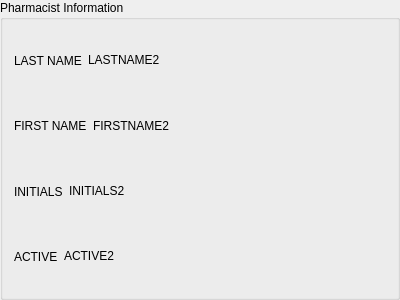
<?xml version="1.0" encoding="UTF-8"?>
<ui version="4.0">
 <class>PharmacistGroupBox</class>
 <widget class="QGroupBox" name="PharmacistGroupBox">
  <property name="geometry">
   <rect>
    <x>0</x>
    <y>0</y>
    <width>400</width>
    <height>300</height>
   </rect>
  </property>
  <property name="title">
   <string notr="true">Pharmacist Information</string>
  </property>
  <layout class="QVBoxLayout" name="verticalLayout">
   <item>
    <layout class="QHBoxLayout" name="horizontalLayout_7">
     <item>
      <widget class="QLabel" name="lastTitle">
       <property name="text">
        <string>LAST NAME</string>
       </property>
      </widget>
     </item>
     <item>
      <widget class="QLabel" name="lastLabel">
       <property name="text">
        <string notr="true">LASTNAME2</string>
       </property>
       <property name="textInteractionFlags">
        <set>Qt::LinksAccessibleByMouse|Qt::TextSelectableByMouse</set>
       </property>
      </widget>
     </item>
     <item>
      <spacer name="horizontalSpacer_7">
       <property name="orientation">
        <enum>Qt::Horizontal</enum>
       </property>
       <property name="sizeHint" stdset="0">
        <size>
         <width>40</width>
         <height>20</height>
        </size>
       </property>
      </spacer>
     </item>
    </layout>
   </item>
   <item>
    <layout class="QHBoxLayout" name="horizontalLayout_8">
     <item>
      <widget class="QLabel" name="firstTitle">
       <property name="text">
        <string>FIRST NAME</string>
       </property>
      </widget>
     </item>
     <item>
      <widget class="QLabel" name="firstLabel">
       <property name="text">
        <string notr="true">FIRSTNAME2</string>
       </property>
       <property name="textInteractionFlags">
        <set>Qt::LinksAccessibleByMouse|Qt::TextSelectableByMouse</set>
       </property>
      </widget>
     </item>
     <item>
      <spacer name="horizontalSpacer_8">
       <property name="orientation">
        <enum>Qt::Horizontal</enum>
       </property>
       <property name="sizeHint" stdset="0">
        <size>
         <width>40</width>
         <height>20</height>
        </size>
       </property>
      </spacer>
     </item>
    </layout>
   </item>
   <item>
    <layout class="QHBoxLayout" name="horizontalLayout_5">
     <item>
      <widget class="QLabel" name="initialsTitle">
       <property name="text">
        <string>INITIALS</string>
       </property>
      </widget>
     </item>
     <item>
      <widget class="QLabel" name="initialsLabel">
       <property name="text">
        <string notr="true">INITIALS2</string>
       </property>
       <property name="textInteractionFlags">
        <set>Qt::LinksAccessibleByMouse|Qt::TextSelectableByMouse</set>
       </property>
      </widget>
     </item>
     <item>
      <spacer name="horizontalSpacer_5">
       <property name="orientation">
        <enum>Qt::Horizontal</enum>
       </property>
       <property name="sizeHint" stdset="0">
        <size>
         <width>40</width>
         <height>20</height>
        </size>
       </property>
      </spacer>
     </item>
    </layout>
   </item>
   <item>
    <layout class="QHBoxLayout" name="horizontalLayout_6">
     <item>
      <widget class="QLabel" name="activeTitle">
       <property name="text">
        <string>ACTIVE</string>
       </property>
      </widget>
     </item>
     <item>
      <widget class="QLabel" name="activeLabel">
       <property name="text">
        <string notr="true">ACTIVE2</string>
       </property>
       <property name="textInteractionFlags">
        <set>Qt::LinksAccessibleByMouse|Qt::TextSelectableByMouse</set>
       </property>
      </widget>
     </item>
     <item>
      <spacer name="horizontalSpacer_6">
       <property name="orientation">
        <enum>Qt::Horizontal</enum>
       </property>
       <property name="sizeHint" stdset="0">
        <size>
         <width>40</width>
         <height>20</height>
        </size>
       </property>
      </spacer>
     </item>
    </layout>
   </item>
  </layout>
 </widget>
 <resources/>
 <connections/>
</ui>
